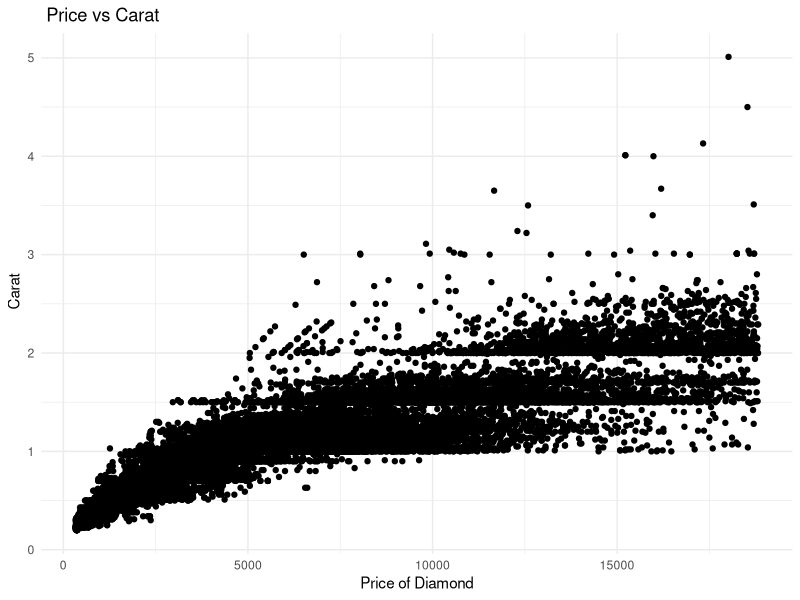

This figure's R source: (Note: this script raises an error after producing the figure.)
## ---- chunk 1
### In this code chunk, start with the diamonds dataset (built in to
### ggplot2 package) and create a plot of price vs. carat (or some other
### variables of your choice)
library(ggplot2)
data("diamonds")

ggplot(data=diamonds, aes(x=price, y=carat))+
         geom_point()+
         labs(title =" Price vs Carat", x = "Price of Diamond", y=" Carat")+
         theme_minimal()
       


## ---- chunk 2
### In this code chunk, start with the diamonds dataset (built in to
### ggplot2 package) and create a subset based on filtering, e.g., 
### size greater than 1 carat or cut is "Ideal"

library(ggplot2)

# Filter the diamonds dataset where carat equals 1
diamonds_new <- diamonds |> 
  filter(carat >= 1)

## ---- chunk 3
sarayu_model<-lm(price~depth+table+carat, data=diamonds)
summary(sarayu_model)


## ---- chunk 4
### Both partners - delete this comment, then write some code here
### to plot, summarize, calculate something simple using the diamonds
### dataset.


